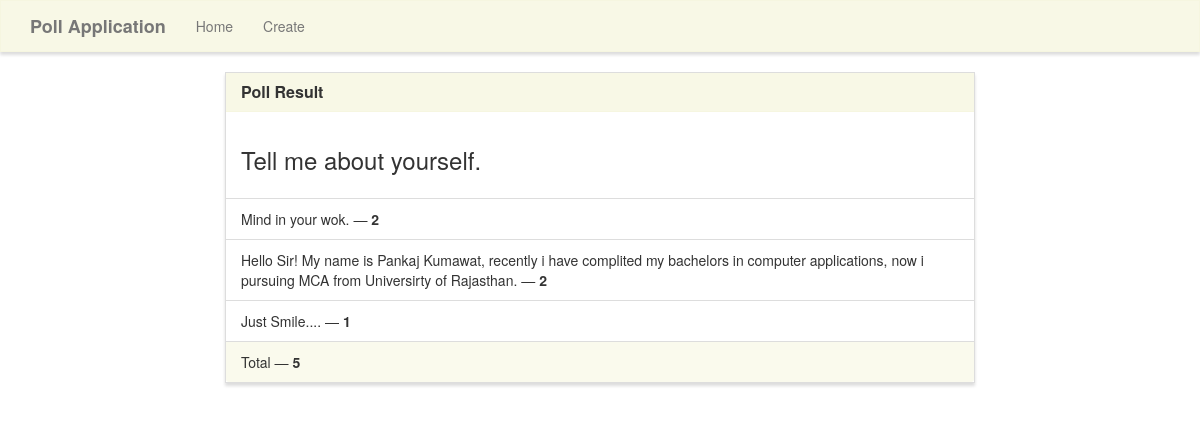
The app's page /results/1/ with its own data.
### poll/models.py (models this page shows)
class Poll(models.Model):
    question = models.TextField()
    option_one = models.CharField(max_length=300)
    option_two = models.CharField(max_length=300)
    option_three = models.CharField(max_length=300)
    option_one_count = models.IntegerField(default=0)
    option_two_count = models.IntegerField(default=0)
    option_three_count = models.IntegerField(default=0)

### poll/views.py (the view)
# urls.py: path('results/<poll_id>/', poll_views.results, name='results'),
def results(request, poll_id):
    poll = Poll.objects.get(pk=poll_id)
    context = {
        'poll' : poll
    }
    return render(request, 'poll/results.html', context)

### poll/templates/poll/results.html (shortened to what this page needs)
{% extends "poll/base.html" %}
{% block main %}
<div class="row">
    <div class="col-lg-8 col-lg-offset-2">
        <div class="panel panel-default">
            <div class="panel-heading">
                <h3 class="panel-title">Poll Result</h3>
            </div>
            <div class="panel-body">
                <h3>{{ poll.question }}</h3>
            </div>
<ul class="list-group">
    <li class="list-group-item mb-2">{{ poll.option_one }} — <strong>{{ poll.option_one_count }}</strong></li>
    <li class="list-group-item mb-2">{{ poll.option_two }} — <strong>{{ poll.option_two_count }}</strong></li>
    <li class="list-group-item mb-2">{{ poll.option_three }} — <strong>{{ poll.option_three_count }}</strong></li>
</ul>
            <div class="panel-footer">
                Total &mdash; <strong>{{ poll.option_one_count|add:poll.option_two_count|add:poll.option_three_count }} </strong>
            </div>
        </div>
    </div>
</div>
{% endblock %}

### poll/templates/poll/base.html (shortened to what this page needs)
{% load static %}
<!DOCTYPE html>
<html lang="en">
    <head>
        <link rel="stylesheet" href="https://maxcdn.bootstrapcdn.com/bootstrap/3.3.7/css/bootstrap.min.css">
        <link rel="stylesheet" type="text/css" href="{% static 'style.css' %}" />
    </head>
    <body>
        <nav class="navbar navbar-default" role="navigation">
            <div class="container">
                <div class="navbar-header">
                    <a class="navbar-brand" href="{% url 'home' %}">Poll Application</a>
                </div>
                <div class="collapse navbar-collapse navbar-ex1-collapse">
                    <ul class="nav navbar-nav">
                        <li><a href="{% url 'home' %}">Home</a></li>
                        <li><a href="{% url 'create' %}">Create</a></li>
                    </ul>
                </div>
            </div>
        </nav>
        <div class="container">
            {% block main %}{% endblock %}
        </div>
    </body>
</html>

### poll/static/style.css (style rules this page uses)
.navbar-default, .btn, .form-control, .panel { border-radius: 0; }
.navbar-default { background-color: rgba(245, 245, 220, .7); border-color: rgba(245, 245, 220, .6); box-shadow: 0px 3px 3px 0px #ddd; }
.panel-default > .panel-heading { color: #333; background-color: rgba(245, 245, 220, .7); border-color: rgba(245, 245, 220, .6); border-top-left-radius: 0; border-top-right-radius: 0; }
.panel-footer { background-color: rgba(245, 245, 220, .5); border-color: rgba(245, 245, 220, .4); }
.panel { box-shadow: 0px 3px 3px 0px #ddd; }
a.navbar-brand, .panel-title { font-weight: bolder; }

### records on screen
Poll: question "Tell me about yourself.", option_one "Mind in your wok.", option_one_count "2", option_two "Hello Sir! My name is Pankaj Kumawat, recently i have complited my bachelors in computer applications, now i pursuing MCA from Universirty of Rajasthan.", option_two_count "2", option_three "Just Smile....", option_three_count "1", option_one_count|add "5"
